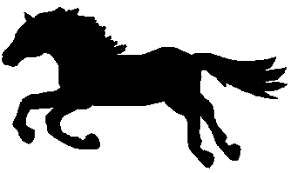
#> input picture img/horse.png, 291 x 173 px, found by its file name
$ python Afinamento.py
#> lines starting #> are read from the running program, lines starting #| are printed output that depends on the picture; after the words box and inside, x2 and y2 are one past the last pixel; in counts of white or black regions, pixels touching at a corner belong together
import cv2
import numpy as np
import matplotlib.pyplot as plt

# Carrega a imagem binária
img = cv2.imread('img/horse.png', cv2.IMREAD_GRAYSCALE)
#> img: shape (173, 291); min 0, max 255, mean 165
_, binary = cv2.threshold(img, 127, 1, cv2.THRESH_BINARY)
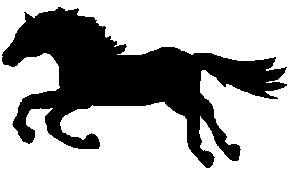
#> binary: shape (173, 291); values 0 (black) and 1 (white), 64.9% white; 1 black region, box (x1, y1, x2, y2) and area: (2, 7, 287, 168) 17679

# Elementos estruturantes para Hit-or-Miss afinamento
# Conjunto com 8 pares de padrões (representando rotações)
def get_structuring_elements():
    elems = []
    # Definimos os pares J e K como (J, K)
    patterns = [
        ([ [0, 0, 0],
           [-1, 1, -1],
           [1, 1, 1] ],
         [ [-1, -1, -1],
           [ 0,  0,  0],
           [-1, -1, -1] ]),

        ([ [-1, 0, 0],
           [1, 1, 0],
           [-1, 1, -1] ],
         [ [ 0, -1, -1],
           [-1, 0, -1],
           [ 0, -1,  0] ]),

        ([ [1, -1, 0],
           [1, 1, 0],
           [1, -1, 0] ],
         [ [-1, -1, -1],
           [ 0,  0, -1],
           [-1, -1, -1] ]),

        ([ [-1, 1, -1],
           [0, 1, 1],
           [0, 0, -1] ],
         [ [ 0, -1, 0],
           [-1, 0, -1],
           [-1, -1, 0] ])
    ]

    # Gera rotações horizontais dos padrões
    for J, K in patterns:
        for i in range(4):
            J_rot = np.rot90(J, i)
            K_rot = np.rot90(K, i)
            elems.append((np.array(J_rot, dtype=np.int8), np.array(K_rot, dtype=np.int8)))
    return elems

# Função de afinamento por Hit or Miss
def thinning_hit_or_miss(img_bin):
    img_bin = img_bin.copy()
    elems = get_structuring_elements()
    changed = True

    while changed:
        changed = False
        for J, K in elems:
            hit = cv2.morphologyEx(img_bin, cv2.MORPH_HITMISS, J)
            if np.any(hit):
                img_bin[hit == 1] = 0
                changed = True
#> img_bin: shape (173, 291); values 0 (black) and 1 (white), 64.9% white; 5 black regions (4 under 20 px), largest, box (x1, y1, x2, y2) and area: (2, 7, 287, 168) 17686
    return img_bin * 255

# Aplicar afinamento
thin = thinning_hit_or_miss(binary)

# Exibir resultado
plt.figure(figsize=(10, 4))
plt.subplot(1, 2, 1)
plt.imshow(binary * 255, cmap='gray')
plt.title("Original")
plt.axis('off')

plt.subplot(1, 2, 2)
plt.imshow(thin, cmap='gray')
plt.title("Afinamento usando Hit or Miss")
plt.axis('off')

plt.tight_layout()
plt.show()
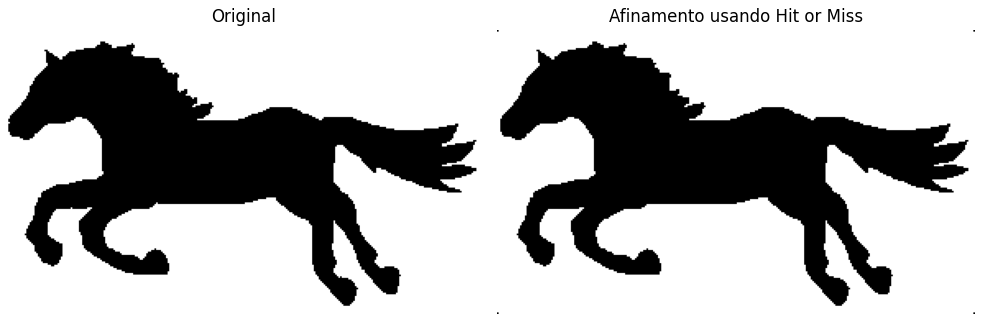
#> figure drawn by matplotlib, 2 panels
